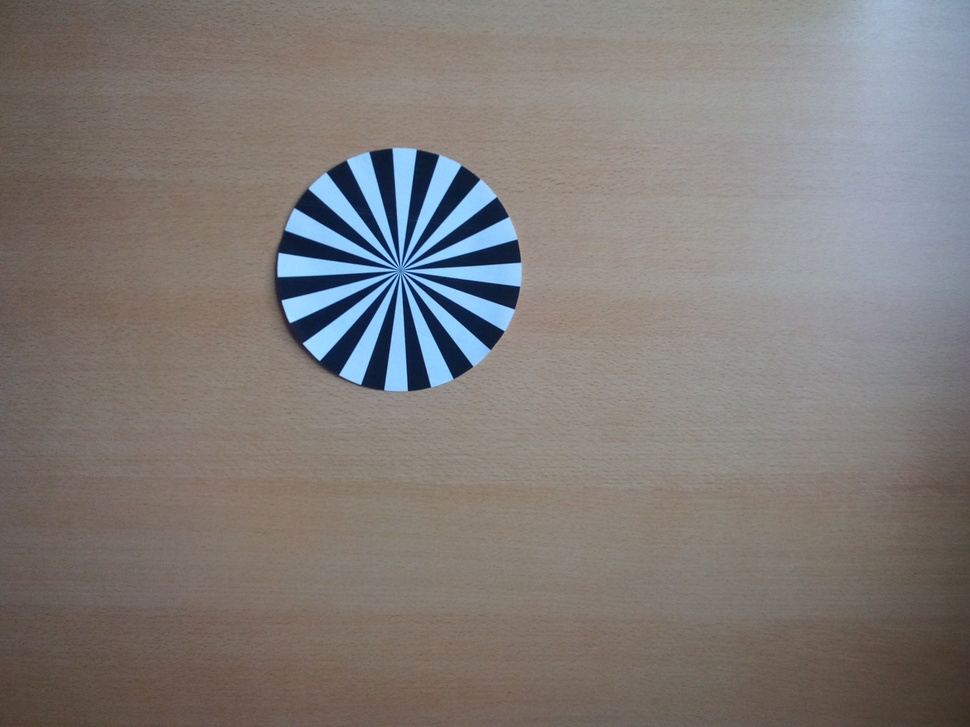
#> input picture resource/siemens-star-05.jpg, 970 x 727 px, shrunk from 3264 x 2448 before the run
$ python main.py
#> lines starting #> are read from the running program, lines starting #| are printed output that depends on the picture
import numpy as np
import cv2

img = cv2.imread('resource/siemens-star-05.jpg', 0)
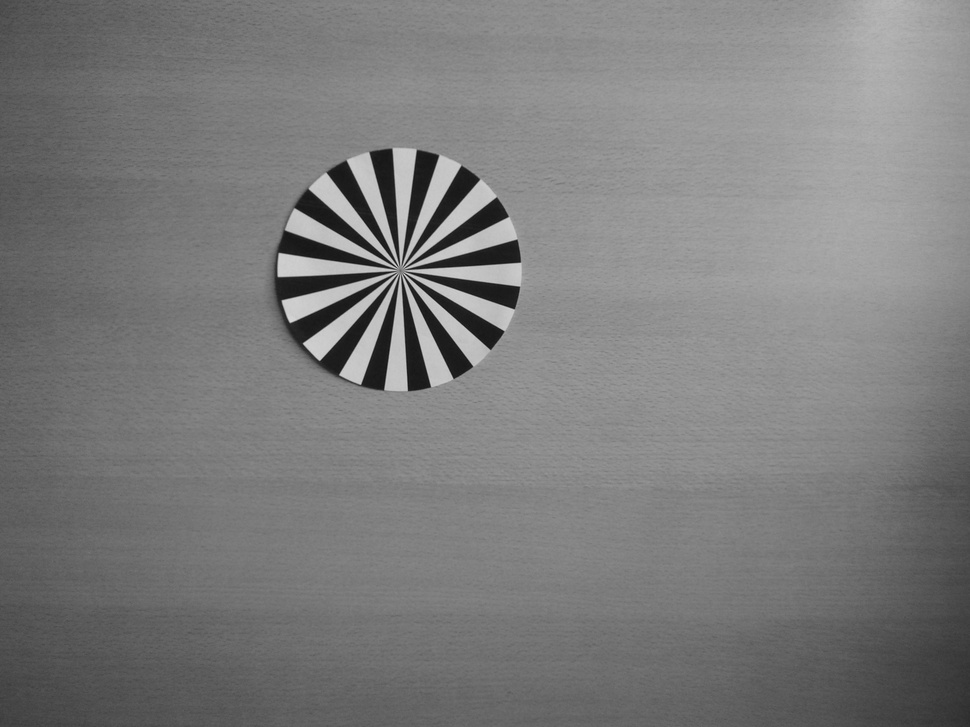
#> img: shape (727, 970); min 17, max 216, mean 123.8
template = cv2.imread('resource/siemens-star-1.jpg', 0)  # this algorithm is done using gray scale
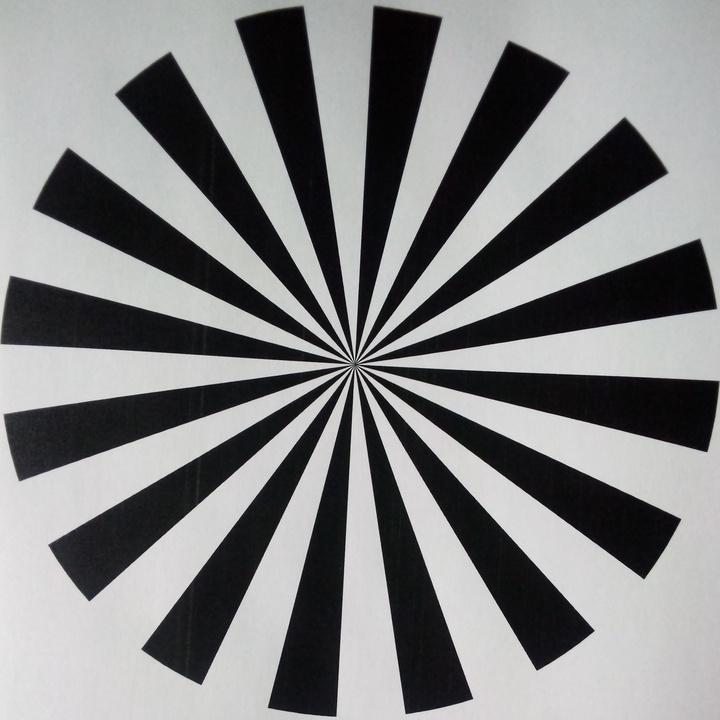
#> input picture resource/siemens-star-1.jpg, 720 x 720 px, shrunk from 2422 x 2422 before the run
#> template: shape (720, 720); min 0, max 253, mean 130.7

h, w = template.shape
#> h = 720; w = 720
#print(img)

methods = [cv2.TM_SQDIFF, cv2.TM_SQDIFF_NORMED]

for method in methods:
  img2 = img.copy()

  result = cv2.matchTemplate(img2, template, method)
  # this method performs convolution

  min_val, max_val, min_loc, max_loc = cv2.minMaxLoc(result)

  if methods in [cv2.TM_SQDIFF, cv2.TM_SQDIFF_NORMED]:
     location = min_loc
  else:
     location = max_loc

     bottom_right = (location[0] + w, location[1] + h)
     cv2.rectangle(img2, location, bottom_right, 255, 5)
     #cv2.namedWindow('Match', cv2.WINDOW_NORMAL)
     cv2.imshow('Match', img2)
     cv2.waitKey(0)
#> this loop made 2 passes
#> (min_val, max_val, min_loc, location, bottom_right) on passes 1 to 2: (4.96e+09, 5.14e+09, (137, 0), (241, 7), (961, 727)), (0.452, 0.49, (181, 0), (0, 7), (720, 727))
#> pass 1, `cv2.imshow('Match', img2)`:
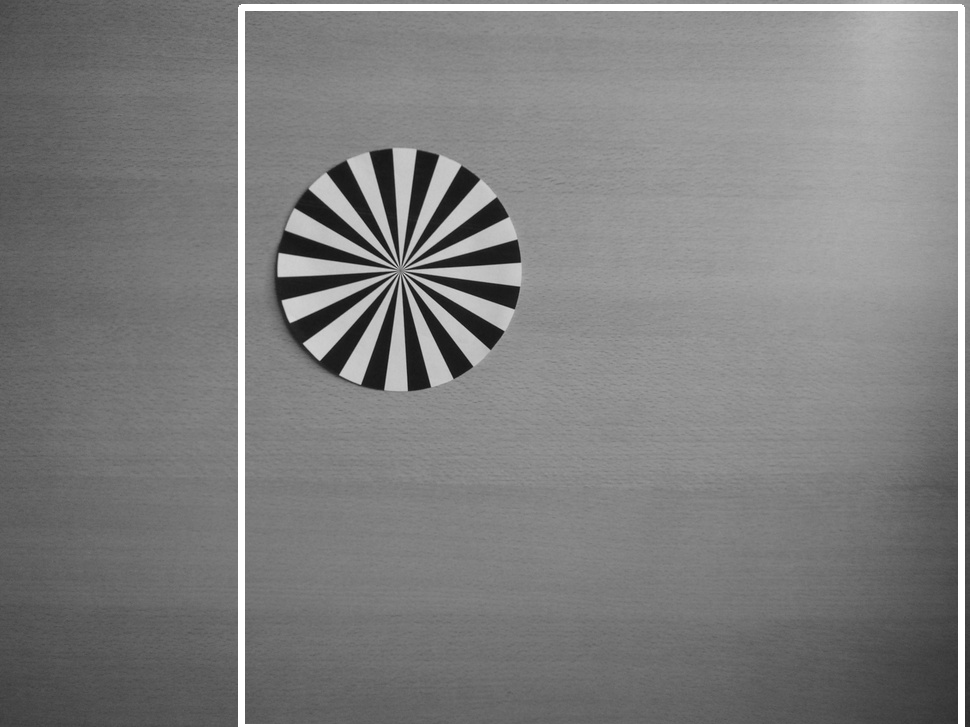
#> window 'Match': shape (727, 970); min 17, max 255, mean 127.1
#> pass 2, `cv2.imshow('Match', img2)`:
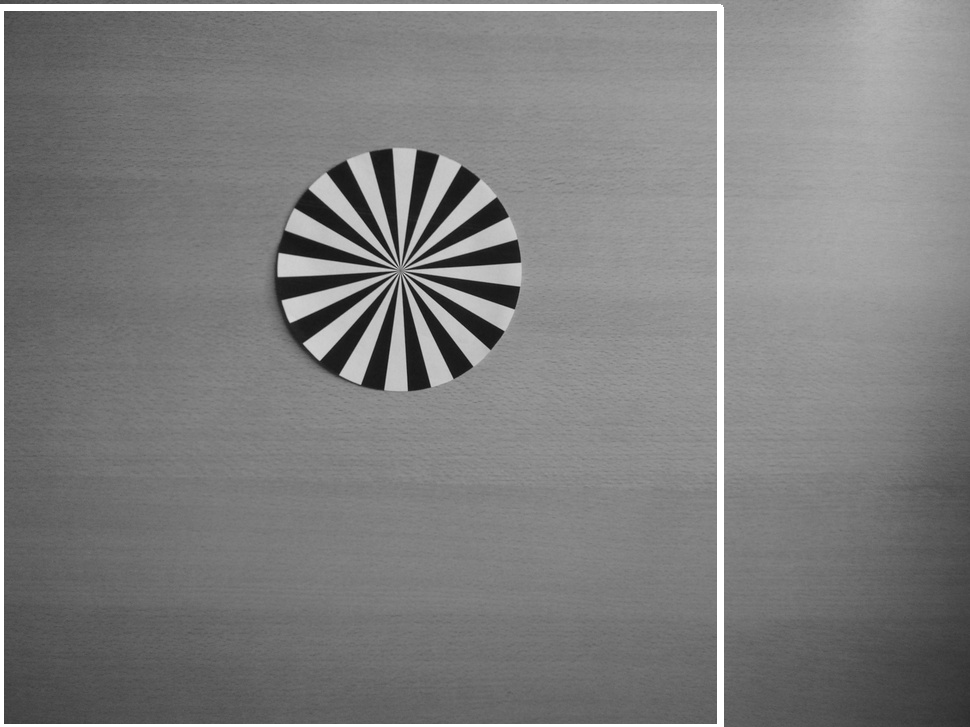
#> window 'Match': shape (727, 970); min 17, max 255, mean 126.8
   # cv2.destroyAllWindows()
